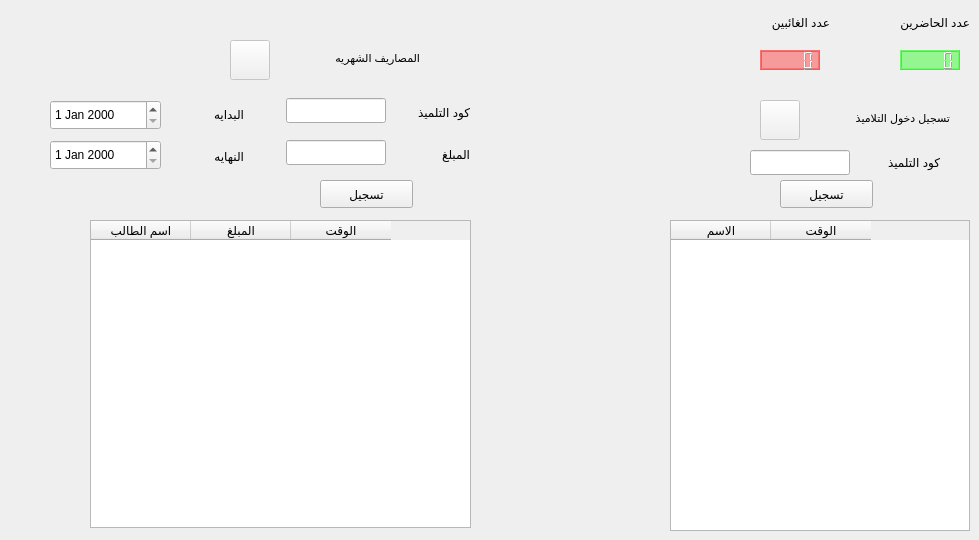
       <widget class="QWidget" name="tab_25">
        <attribute name="title">
         <string>المهام اليوميه</string>
        </attribute>
        <widget class="QLabel" name="label_4">
         <property name="geometry">
          <rect>
           <x>740</x>
           <y>10</y>
           <width>90</width>
           <height>25</height>
          </rect>
         </property>
         <property name="text">
          <string>عدد الغائبين</string>
         </property>
        </widget>
        <widget class="QLabel" name="label_7">
         <property name="geometry">
          <rect>
           <x>410</x>
           <y>142</y>
           <width>60</width>
           <height>25</height>
          </rect>
         </property>
         <property name="text">
          <string>المبلغ</string>
         </property>
        </widget>
        <widget class="QLineEdit" name="lineEdit_2">
         <property name="geometry">
          <rect>
           <x>286</x>
           <y>98</y>
           <width>100</width>
           <height>25</height>
          </rect>
         </property>
        </widget>
        <widget class="QLineEdit" name="lineEdit_3">
         <property name="geometry">
          <rect>
           <x>286</x>
           <y>140</y>
           <width>100</width>
           <height>25</height>
          </rect>
         </property>
         <property name="text">
          <string/>
         </property>
        </widget>
        <widget class="QTableWidget" name="tableWidget">
         <property name="geometry">
          <rect>
           <x>670</x>
           <y>220</y>
           <width>300</width>
           <height>311</height>
          </rect>
         </property>
         <attribute name="verticalHeaderMinimumSectionSize">
          <number>20</number>
         </attribute>
         <attribute name="verticalHeaderDefaultSectionSize">
          <number>28</number>
         </attribute>
         <column>
          <property name="text">
           <string>الاسم</string>
          </property>
         </column>
         <column>
          <property name="text">
           <string>الوقت</string>
          </property>
         </column>
        </widget>
        <widget class="QPushButton" name="pushButton_5">
         <property name="geometry">
          <rect>
           <x>780</x>
           <y>180</y>
           <width>93</width>
           <height>28</height>
          </rect>
         </property>
         <property name="text">
          <string>تسجيل</string>
         </property>
        </widget>
        <widget class="QLineEdit" name="lineEdit">
         <property name="geometry">
          <rect>
           <x>750</x>
           <y>150</y>
           <width>100</width>
           <height>25</height>
          </rect>
         </property>
        </widget>
        <widget class="QLabel" name="label_6">
         <property name="geometry">
          <rect>
           <x>290</x>
           <y>40</y>
           <width>130</width>
           <height>35</height>
          </rect>
         </property>
         <property name="font">
          <font>
           <pointsize>8</pointsize>
          </font>
         </property>
         <property name="text">
          <string>المصاريف الشهريه</string>
         </property>
         <property name="textFormat">
          <enum>Qt::AutoText</enum>
         </property>
        </widget>
        <widget class="QLabel" name="label_3">
         <property name="geometry">
          <rect>
           <x>880</x>
           <y>10</y>
           <width>90</width>
           <height>25</height>
          </rect>
         </property>
         <property name="text">
          <string>عدد الحاضرين</string>
         </property>
         <property name="buddy">
          <cstring>label_3</cstring>
         </property>
        </widget>
        <widget class="QLabel" name="label_2">
         <property name="geometry">
          <rect>
           <x>820</x>
           <y>100</y>
           <width>130</width>
           <height>35</height>
          </rect>
         </property>
         <property name="font">
          <font>
           <pointsize>8</pointsize>
          </font>
         </property>
         <property name="styleSheet">
          <string notr="true"/>
         </property>
         <property name="text">
          <string>تسجيل دخول التلاميذ</string>
         </property>
        </widget>
        <widget class="QTableWidget" name="tableWidget_2">
         <property name="geometry">
          <rect>
           <x>90</x>
           <y>220</y>
           <width>381</width>
           <height>308</height>
          </rect>
         </property>
         <attribute name="verticalHeaderMinimumSectionSize">
          <number>20</number>
         </attribute>
         <attribute name="verticalHeaderDefaultSectionSize">
          <number>28</number>
         </attribute>
         <column>
          <property name="text">
           <string>اسم الطالب</string>
          </property>
         </column>
         <column>
          <property name="text">
           <string>المبلغ</string>
          </property>
         </column>
         <column>
          <property name="text">
           <string>الوقت</string>
          </property>
         </column>
        </widget>
        <widget class="QLCDNumber" name="lcdNumber_2">
         <property name="geometry">
          <rect>
           <x>760</x>
           <y>50</y>
           <width>60</width>
           <height>20</height>
          </rect>
         </property>
         <property name="styleSheet">
          <string notr="true">color: rgb(255, 255, 255);
background-color: rgba(255, 0, 0, 90);</string>
         </property>
        </widget>
        <widget class="QPushButton" name="pushButton_8">
         <property name="geometry">
          <rect>
           <x>320</x>
           <y>180</y>
           <width>93</width>
           <height>28</height>
          </rect>
         </property>
         <property name="text">
          <string>تسجيل</string>
         </property>
        </widget>
        <widget class="QPushButton" name="pushButton_10">
         <property name="enabled">
          <bool>false</bool>
         </property>
         <property name="geometry">
          <rect>
           <x>230</x>
           <y>40</y>
           <width>40</width>
           <height>40</height>
          </rect>
         </property>
         <property name="styleSheet">
          <string notr="true">background-color: rgb(240, 240, 240);</string>
         </property>
         <property name="text">
          <string/>
         </property>
         <property name="icon">
          <iconset resource="res.qrc">
           <normaloff>:/pic/cash.png</normaloff>
           <disabledoff>:/pic/cash.png</disabledoff>:/pic/cash.png</iconset>
         </property>
         <property name="iconSize">
          <size>
           <width>100</width>
           <height>50</height>
          </size>
         </property>
        </widget>
        <widget class="QPushButton" name="pushButton_9">
         <property name="enabled">
          <bool>false</bool>
         </property>
         <property name="geometry">
          <rect>
           <x>760</x>
           <y>100</y>
           <width>40</width>
           <height>40</height>
          </rect>
         </property>
         <property name="styleSheet">
          <string notr="true">background-color: rgb(240, 240, 240);</string>
         </property>
         <property name="text">
          <string/>
         </property>
         <property name="icon">
          <iconset resource="res.qrc">
           <normaloff>:/pic/in.png</normaloff>
           <disabledoff>:/pic/in.png</disabledoff>:/pic/in.png</iconset>
         </property>
         <property name="iconSize">
          <size>
           <width>100</width>
           <height>50</height>
          </size>
         </property>
        </widget>
        <widget class="QLCDNumber" name="lcdNumber">
         <property name="geometry">
          <rect>
           <x>900</x>
           <y>50</y>
           <width>60</width>
           <height>20</height>
          </rect>
         </property>
         <property name="styleSheet">
          <string notr="true">background-color: rgba(10, 255, 0, 100);</string>
         </property>
        </widget>
        <widget class="QLabel" name="label">
         <property name="geometry">
          <rect>
           <x>869</x>
           <y>150</y>
           <width>71</width>
           <height>25</height>
          </rect>
         </property>
         <property name="sizePolicy">
          <sizepolicy hsizetype="Preferred" vsizetype="Preferred">
           <horstretch>0</horstretch>
           <verstretch>0</verstretch>
          </sizepolicy>
         </property>
         <property name="text">
          <string>كود التلميذ</string>
         </property>
        </widget>
        <widget class="QLabel" name="label_5">
         <property name="geometry">
          <rect>
           <x>399</x>
           <y>100</y>
           <width>71</width>
           <height>25</height>
          </rect>
         </property>
         <property name="text">
          <string>كود التلميذ</string>
         </property>
        </widget>
        <widget class="QLabel" name="label_9">
         <property name="geometry">
          <rect>
           <x>173</x>
           <y>144</y>
           <width>71</width>
           <height>25</height>
          </rect>
         </property>
         <property name="text">
          <string>النهايه</string>
         </property>
        </widget>
        <widget class="QLabel" name="label_62">
         <property name="geometry">
          <rect>
           <x>173</x>
           <y>102</y>
           <width>71</width>
           <height>25</height>
          </rect>
         </property>
         <property name="text">
          <string>البدايه</string>
         </property>
        </widget>
        <widget class="QDateEdit" name="dateEdit_5">
         <property name="geometry">
          <rect>
           <x>50</x>
           <y>100</y>
           <width>111</width>
           <height>30</height>
          </rect>
         </property>
        </widget>
        <widget class="QDateEdit" name="dateEdit_6">
         <property name="geometry">
          <rect>
           <x>50</x>
           <y>140</y>
           <width>111</width>
           <height>30</height>
          </rect>
         </property>
        </widget>
       </widget>
